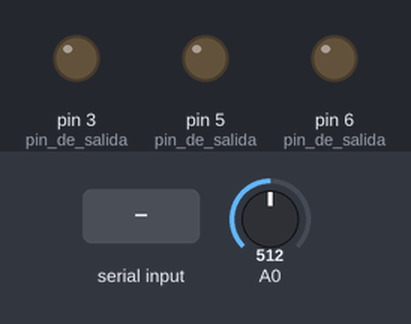
This sketch was run on a simulated Arduino Uno, built with avr-gcc and run on an emulated ATmega328P. On the bench: output pins drawn as LEDs (lit = HIGH). The test bench sets the inputs (shaded band); at power-on: A0 = 512. What the sketch prints to the serial monitor is not drawn.

Above: at 1.2 s.
1.3 s: "a" received over Serial
At 2.2 s:
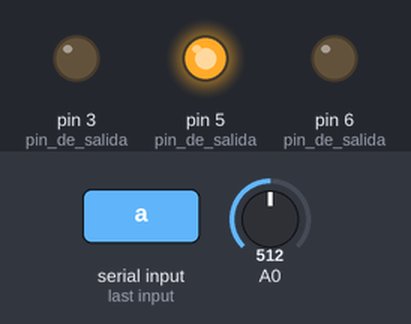
2.8 s: "v" received over Serial
At 3.4 s:
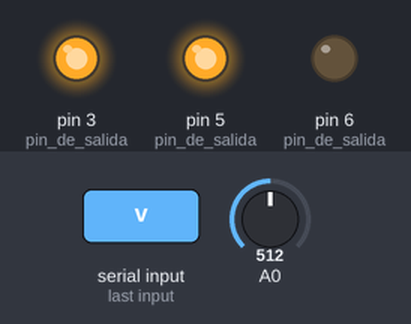
4.3 s: "l" received over Serial
At 4.7 s:
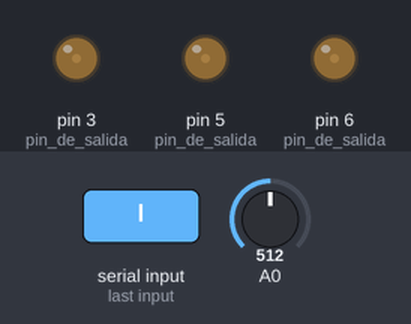
7.5 s: "a" received over Serial
At 8.5 s:
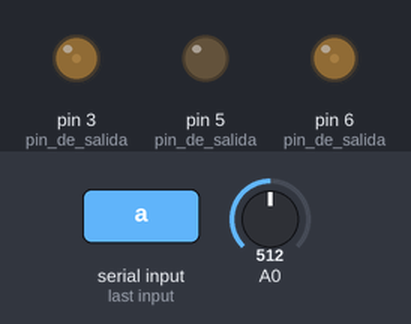
9.0 s: "r" received over Serial
At 9.7 s:
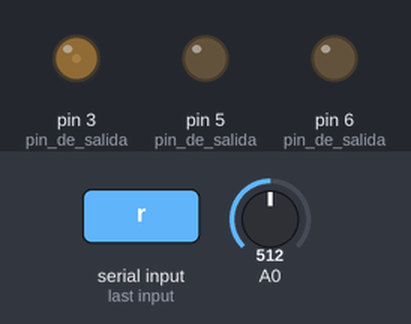
Timing chart, 0 to 11.5 s (numbered marks = the images above; inputs shaded):
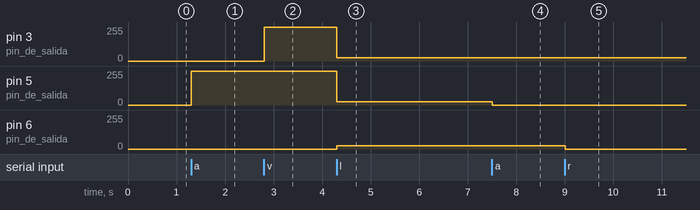

Measured:
- after the input at 1.3 s, pin 5 (pin_de_salida): 0/255 → 255/255 at once
- after the input at 2.8 s, pin 3 (pin_de_salida): 0/255 → 255/255 at once
- after the input at 4.3 s, pin 3 (pin_de_salida), pin 5 (pin_de_salida): 255/255 → 24/255 at once; pin 6 (pin_de_salida): 0/255 → 24/255 at once
- after the input at 7.5 s, pin 5 (pin_de_salida): 24/255 → 0/255 at once
- after the input at 9.0 s, pin 6 (pin_de_salida): 24/255 → 0/255 at once

The sketch:

Codigo_Menu_Arduino.ino
```cpp
///Declaramos variables
int lamp=0;
int ledr=1;
int leda=0;
int ledv=0;
int pot;

void setup()
{
 pinMode(6,OUTPUT);//pin de salida
 pinMode(5,OUTPUT);//pin de salida
 pinMode(3,OUTPUT);//pin de salida

 Serial.begin(9600);
}

void loop() {
  //Lectura del Pot
  pot = (analogRead(A0)/4);
  Serial.write(pot);
  delay(100);
  //Leds
  if(Serial.available())
  {
    char val = Serial.read();
    if(val == 'r')
    {
     ledr=ledr+255;
     if(ledr==255){
     analogWrite(6,ledr);
     }
     else
     {
      ledr=0;
      analogWrite(6,ledr);
     }
    }


    if(val=='a')
    {
     leda=leda+255;
     if(leda==255){
     analogWrite(5,leda);
     }
     else
     {
      leda=0;
      analogWrite(5,leda);
     }
     }


    if(val=='v')
    {
      ledv=ledv+255;
     if(ledv==255){
     analogWrite(3,ledv);
     }
     else
     {
      ledv=0;
      analogWrite(3,ledv);
     }
    }

    if(val== 'l')
    {
      lamp=lamp+24;
      analogWrite(6, lamp);
      analogWrite(5, lamp);
      analogWrite(3, lamp);

      if(lamp>240)
      {
      lamp=0;
      analogWrite(6, lamp);
      analogWrite(5, lamp);
      analogWrite(3, lamp);
      }
    }
}
}
```
